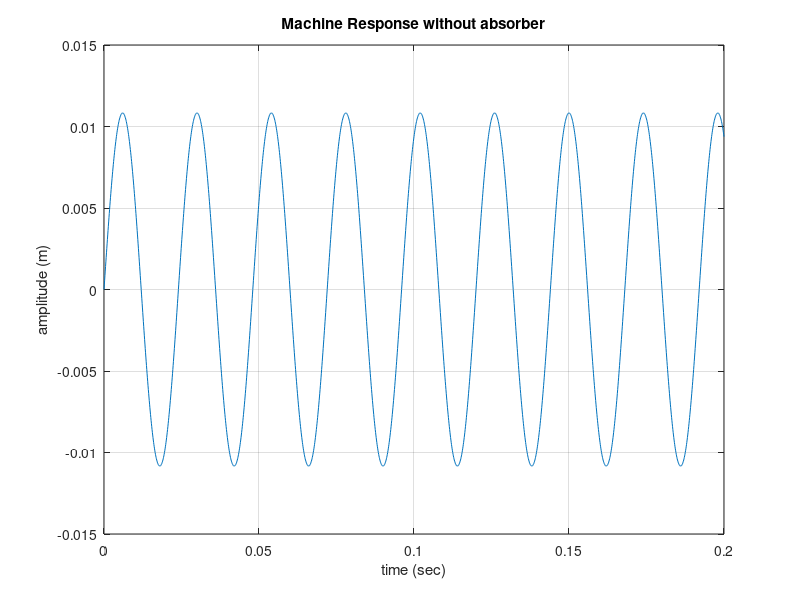
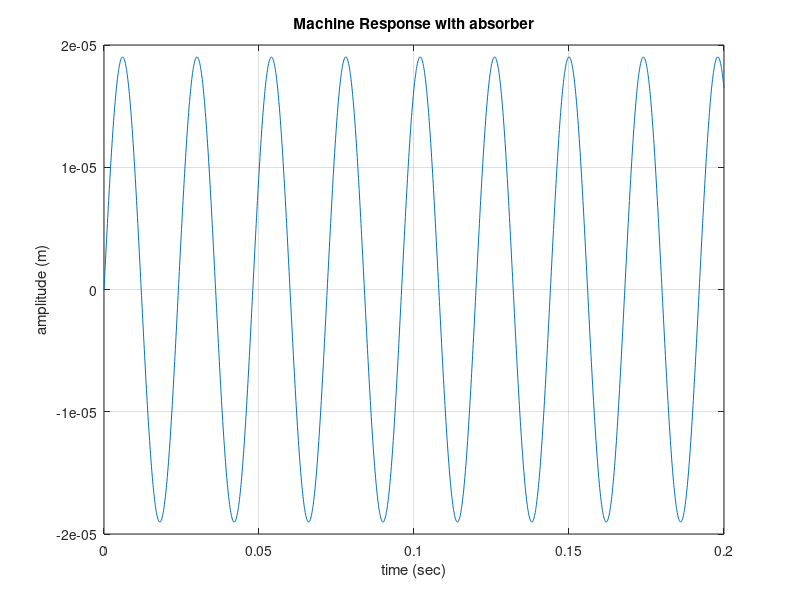
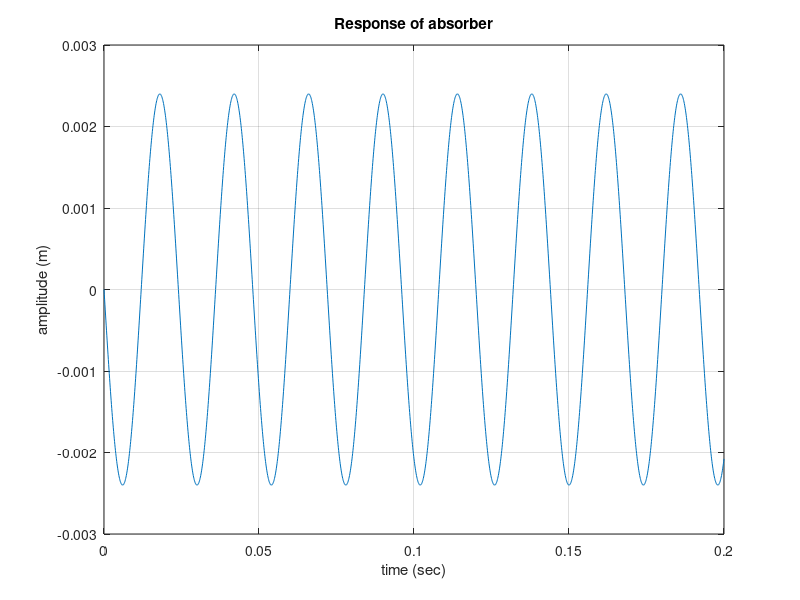
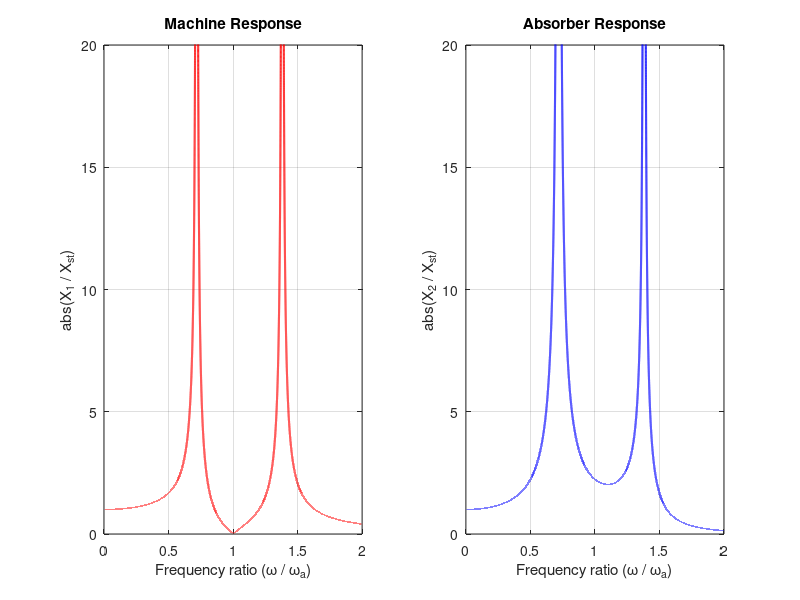

Recreate these plots in MATLAB, in order.
% System parameters
clc;clear,clf;
m = 0.03; % unbalanced mass
e = 0.02; % eccentricity of unbalanced mass
w =2500*2*pi/60 ; % angular velocity of motor (rad/sec)
F_amp = m*e*w^2 ; % Amplitude of the excitation force (N)
m1 = 0.55; % Mass of the pump (kg)
m2 = 0.125*2;  % Mass of the absorber (kg)
k1 = 38000; % Stiffness of the pump (N/m)
k2 = 17000;  % Stiffness of the absorber (N/m)
w_n = (k1/m1)^0.5;  % natural frequency of the system
w_a = (k2/m2)^0.5;  % natural frequency of the absorber
zeta=0.05;   % damping factor
c_1=zeta*2*m1*w_n;  % damping coeffecient

a=(k1+k2)/m1;b=-k2/m1;c=-k2/m2;d=k2/m2;e=a+d;f=a*d-b*c;

w_n1=((e-(e^2-4*f)^0.5)/2)^0.5;
w_n2=((e+(e^2-4*f)^0.5)/2)^0.5;

a1=(a-w_n1^2)/-b;
b1=(a-w_n2^2)/-b;

x_1=((k2-w^2*m2)*F_amp)/((k1+k2-w^2*m1)*(k2-w^2*m2)-k2^2);
x_2=(k2*F_amp)/((k1+k2-w^2*m1)*(k2-w^2*m2)-k2^2);
B2=((x_2-a1*x_1)*w)/((b1-a1)*w_n2);
B1=-(x_1*w+B2*w_n2)/w_n1;
r=w/(k1/m1)^0.5;
x_st=F_amp/k1;
x_o=(x_st)/((1-r^2)^2+(2*r*zeta)^2)^0.5;
if zeta==0
    t=0:0.0001:25;
    if r==0
        x=x_st/2*w_n*t;
    else
        x=x_o*(sin(w*t)-r*sin(w_n*t));
    end
    x1=x_1*(sin(w*t))+B1*sin(w_n1*t)+B2*sin(w_n2*t);
    x2=x_2*(sin(w*t))+a1*B1*sin(w_n1*t)+b1*B2*sin(w_n2*t);
    figure(1)
    plot(t,x)
    grid on
    xlabel('time (sec)');
    ylabel('amplitude (m)');
    title('Machine Response without absorber' );
    
    figure(2)
    plot(t,x1)
    grid on
    xlabel('time (sec)');
    ylabel('amplitude (m)');
    title('Machine Response with absorber' );
    
    figure(3)
    plot(t,x2)
    grid on
    xlabel('time (sec)');
    ylabel('amplitude (m)');
    title('Response of absorber' );
elseif zeta<0
    t=0:0.0001:0.2;
    fprintf("wrong value for zeta")
elseif zeta~=0
    t=0:0.0001:0.2;
    x=x_o*(sin(w*t));
    x1=x_1*(sin(w*t));  
    x2=x_2*(sin(w*t));

    figure(1)
    plot(t,x)
    grid on
    xlabel('time (sec)');
    ylabel('amplitude (m)');
    title('Machine Response without absorber' );

    figure(2)
    plot(t,x1)
    grid on
    xlabel('time (sec)');
    ylabel('amplitude (m)');
    title('Machine Response with absorber' );
    
    figure(3)
    plot(t,x2)
    grid on
    xlabel('time (sec)');
    ylabel('amplitude (m)');
    title('Response of absorber' );

end



% Constants

ws = sqrt(k1 / m1); % Natural frequency of the main system (rad/s)

% Mass ratios to analyze
w_wa = linspace(0, 2, 100000); % Frequency ratio (w/wa)

% Set up the figure


% Parameters for each mass ratio
m2 = 0.125*2;          % Mass of absorber
k2 = 17000;                  % Stiffness of the absorber (N/m)
wa = sqrt(k2 / m2);       % Absorber natural frequency (rad/s)

% Machine response: X1/Xst
X1_Xst = abs((1 - (w_wa).^2) ./ ...
             ((1 + k2/k1 - (w_wa * ws / wa).^2) .* ...
              (1 - (w_wa).^2) - k2/k1));

% Absorber response: X2/Xst
X2_Xst = abs(1 ./ ...
             ((1 + k2/k1 - (w_wa * ws / wa).^2) .* ...
              (1 - (w_wa).^2) - k2/k1));

% Plot machine response
figure(4)

subplot(1, 2,1);
plot(w_wa, X1_Xst, 'r', 'LineWidth', 1.5);
xlabel('Frequency ratio (\omega / \omega_a)');
ylabel('abs(X_1 / X_{st})');
title('Machine Response' );
grid on;
axis([0 2 0 20]);

% Plot absorber response
subplot(1, 2,2);
plot(w_wa, X2_Xst, 'b', 'LineWidth', 1.5);
xlabel('Frequency ratio (\omega / \omega_a)');
ylabel('abs(X_2 / X_{st})');
title('Absorber Response' );
grid on;
axis([0 2 0 20]);

Reg_1=abs((w-w_n1)/w*100);
Reg_2=abs((w-w_n2)/w*100);
reg=[Reg_1  Reg_2];

fprintf("\nThe natural frequencies is at least : \n +- %f %% from the operating speed\n",min(reg))

